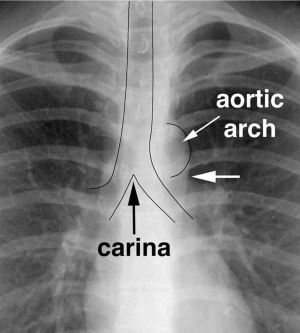
#> input picture images/img1.jpg, 300 x 333 px
$ python -i seam.py   (imports and definitions only)
#> lines starting #> are read from the running program, lines starting #| are printed output that depends on the picture
#> further down, picture is the input picture: shape (333, 300, 3); min 0, max 255, mean 121.8
import cv2 as cv
import numpy as np


# [5 lines left out: function overlay_vertical_seam, not called in this run]


def compute_energy_matrix(img):
    gray = cv.cvtColor(img, cv.COLOR_BGR2GRAY)
    sobel_x = cv.Sobel(gray,cv.CV_64F, 1, 0, ksize=3)
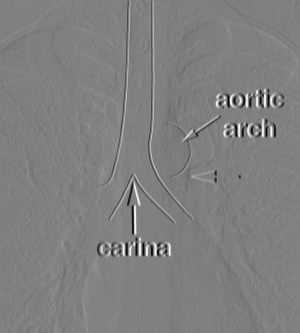
#> sobel_x: shape (333, 300) float64; min -952, max 942, mean 0.2; drawn with min black and max white
    sobel_y = cv.Sobel(gray,cv.CV_64F, 0, 1, ksize=3)
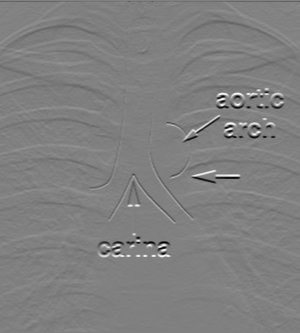
#> sobel_y: shape (333, 300) float64; min -930, max 921, mean 0.5; drawn with min black and max white
    abs_sobel_x = cv.convertScaleAbs(sobel_x)
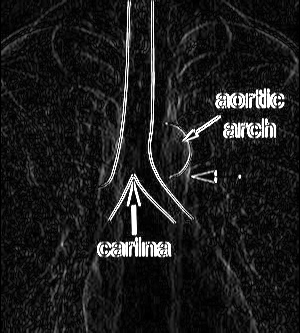
#> abs_sobel_x: shape (333, 300); min 0, max 255, mean 27.9
    abs_sobel_y = cv.convertScaleAbs(sobel_y)
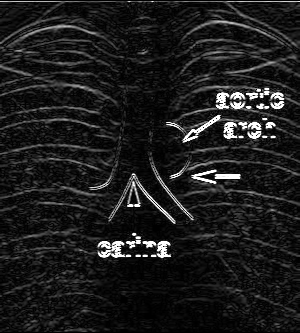
#> abs_sobel_y: shape (333, 300); min 0, max 255, mean 28.2
    return cv.addWeighted(abs_sobel_x, 0.5, abs_sobel_y, 0.5, 0)
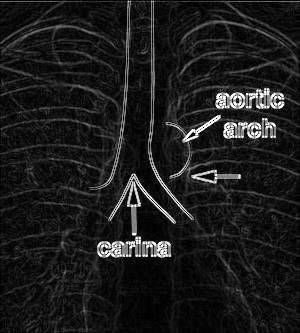
#> returned value: shape (333, 300); min 0, max 255, mean 28.1


# [73 lines left out: functions find_vertical_seam, remove_vertical_seam, get_img, add_vertical_seam, seam, not called in this run]

>>> import cv2
>>> picture = cv2.imread('images/img1.jpg')
>>> result = compute_energy_matrix(picture)

$ run again, on images/img2.jpg
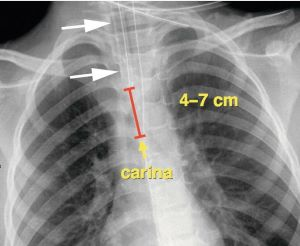
#> input picture images/img2.jpg, 300 x 246 px
#> picture is the input picture: shape (246, 300, 3); mean B, G, R 134.8, 136.3, 136.7
#> in compute_energy_matrix, `sobel_y = cv.Sobel(gray,cv.CV_64F, 0, 1, ksize=3)`:
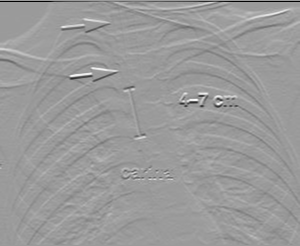
#> sobel_y: shape (246, 300) float64; min -936, max 604, mean -0.8; drawn with min black and max white
#> in compute_energy_matrix, `return cv.addWeighted(abs_sobel_x, 0.5, abs_sobel_y, 0.5, 0)`:
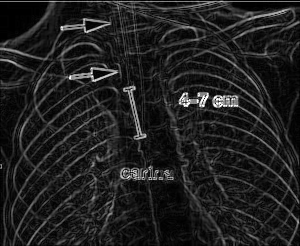
#> returned value: shape (246, 300); min 0, max 255, mean 31.7

$ run again, on images/img3.jpg
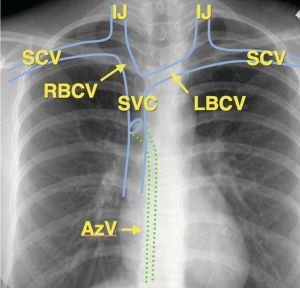
#> input picture images/img3.jpg, 300 x 288 px
#> picture is the input picture: shape (288, 300, 3); mean B, G, R 133, 136.9, 136.2
#> in compute_energy_matrix, `sobel_y = cv.Sobel(gray,cv.CV_64F, 0, 1, ksize=3)`:
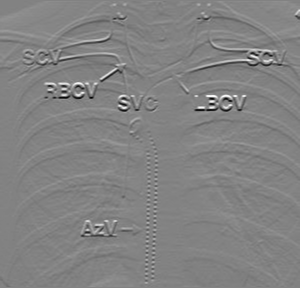
#> sobel_y: shape (288, 300) float64; min -745, max 710, mean 1.7; drawn with min black and max white
#> in compute_energy_matrix, `return cv.addWeighted(abs_sobel_x, 0.5, abs_sobel_y, 0.5, 0)`:
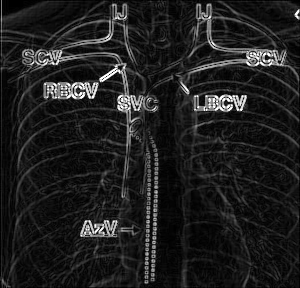
#> returned value: shape (288, 300); min 0, max 255, mean 30.7
